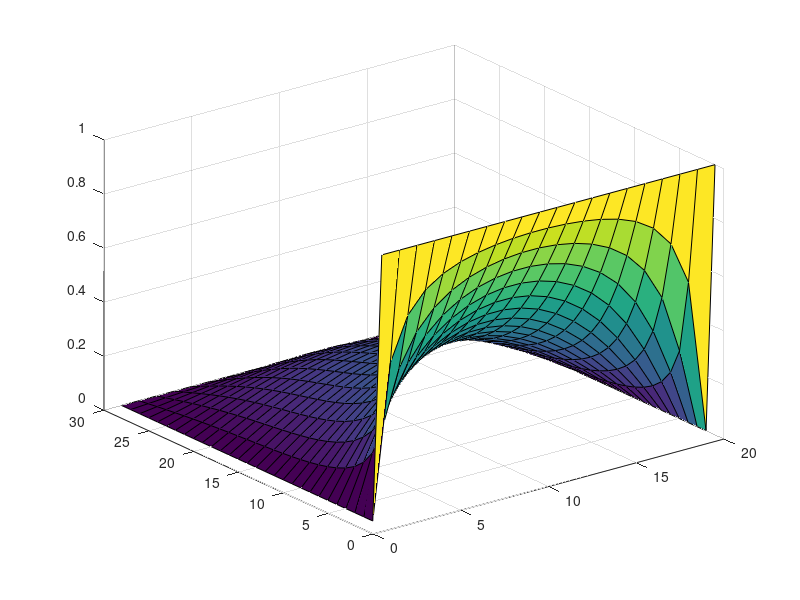
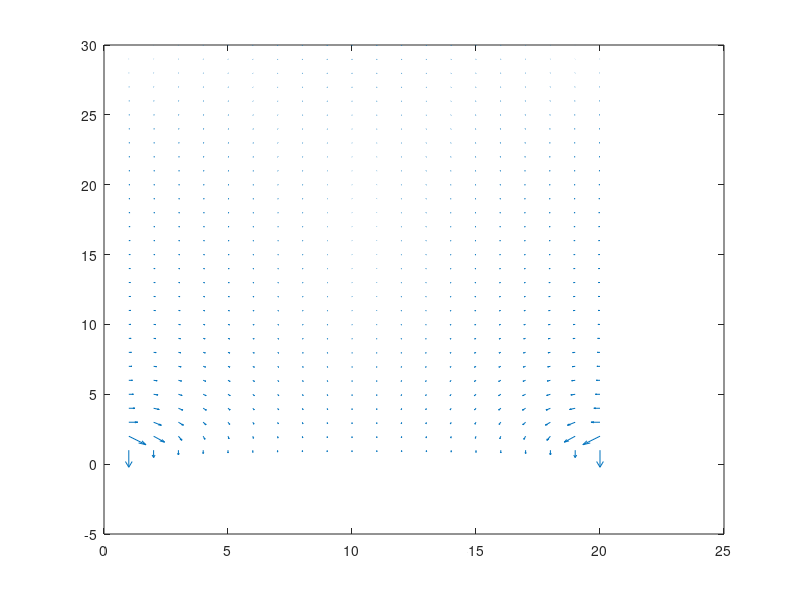

Source code (MATLAB) for these figures, in order:
%% ELEC 4700 - PA#4 - Laplace Equation by Iteration PA Assignment
%%
clf;
close all;

%Parameters
%----------
nx = 30; %solution variable nx
ny = 20; %solution variable ny

LB = 1; % Left bound
RB = 0; % Right bound
TB = 0; % Top bound
BB = 0; % Bottom bound

max_iterations = 100; % max number of iterations

%set velocity to nx and ny 
V_rand = rand (nx,ny); 

%Loop through the iterations getting a new solution and resetting the BC's
for j = 1:  max_iterations

V_rand = imboxfilt(V_rand,3);

    for ix = 1 : nx
        for iy = 1 : ny

                %if ix is equal to 1 applie 1 for left bound
                if ix == 1
                    V_rand(ix,iy) = LB;

                 %If iy is equal to nx applie 0 for right bound
                elseif ix == nx
                    V_rand(ix,iy) = RB;
                    
                %if ix is equal to 1 applie 0 for left bound
                elseif iy == 1
                    V_rand(ix,iy) = TB;

                 %If iy is equal to nx applie 0 for right bound
                elseif iy == ny
                    V_rand(ix,iy) = BB;

                end
        end

    end

    % Calculate the electric field
    [Ex,Ey] = gradient(V_rand);

    % Plot Ex and Ey using surf() and quiver
    figure (1)
    surf(V_rand)

    figure (2)
    quiver(Ex,Ey);
    %pause(0.0009)
end             
            
     
        
        